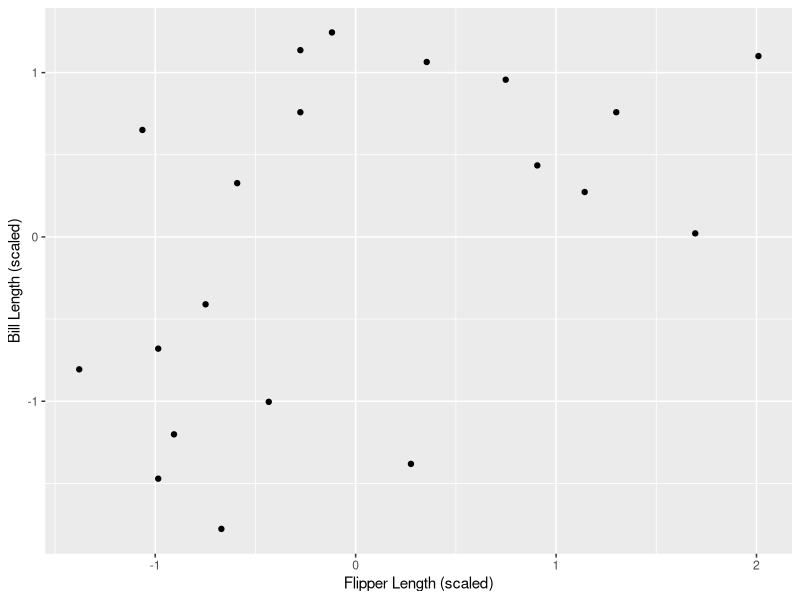
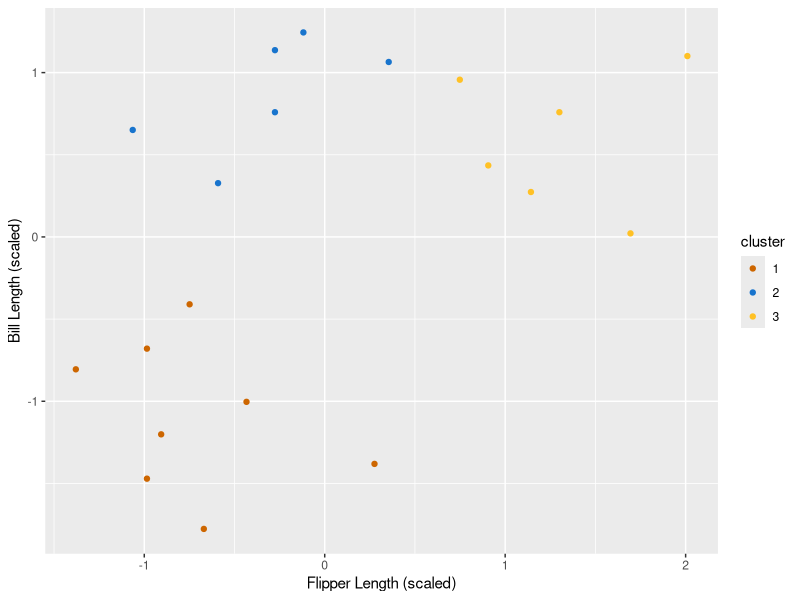
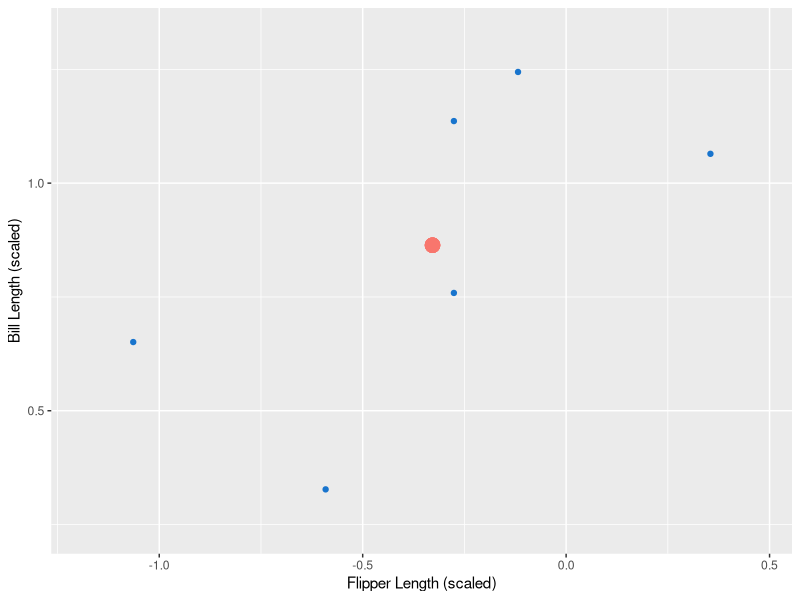
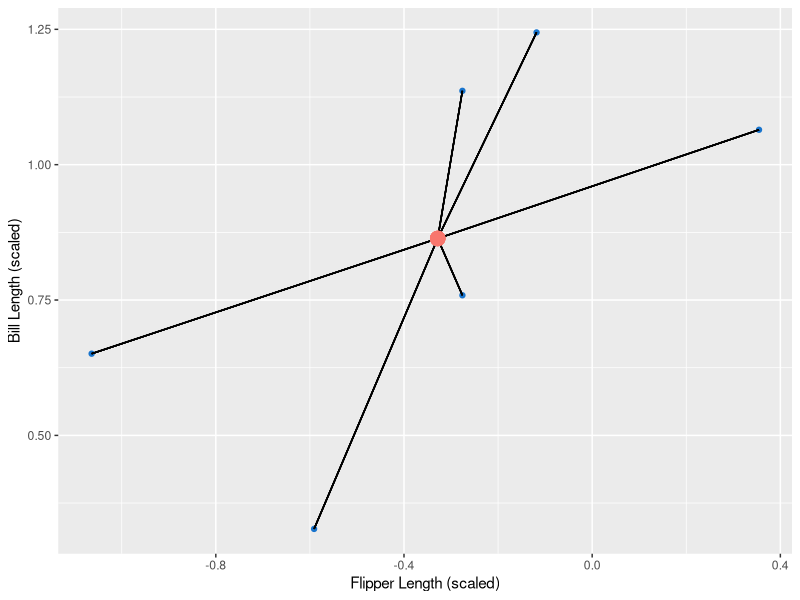
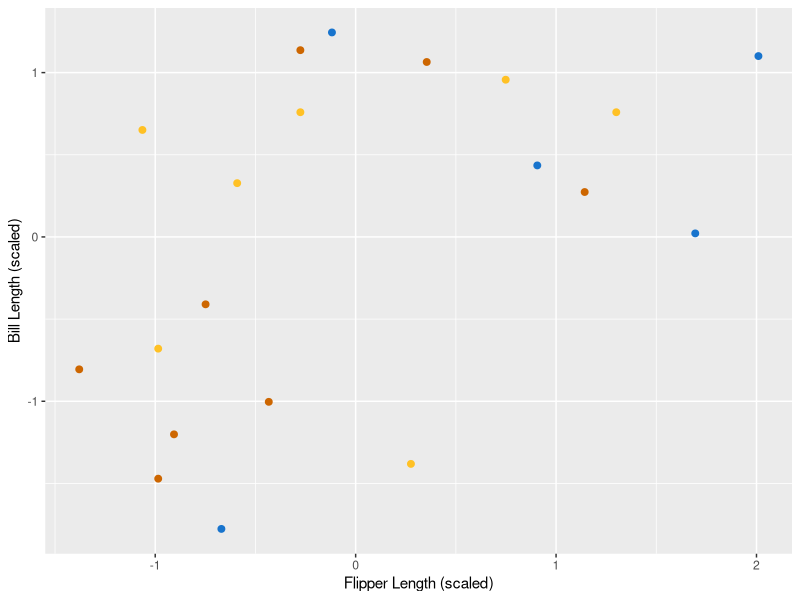
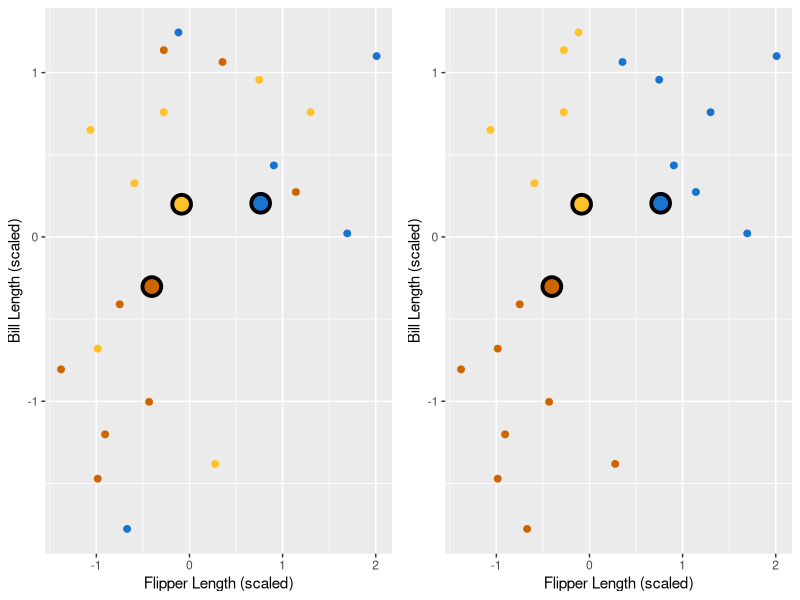
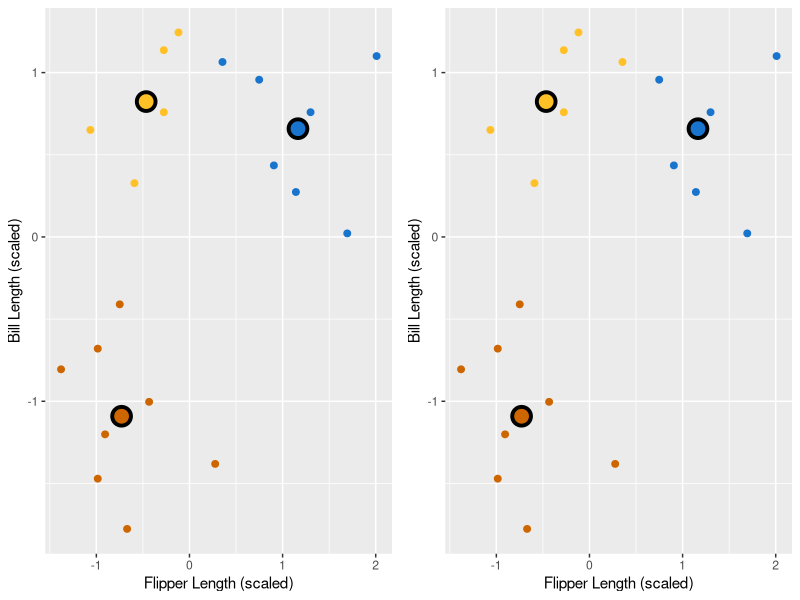
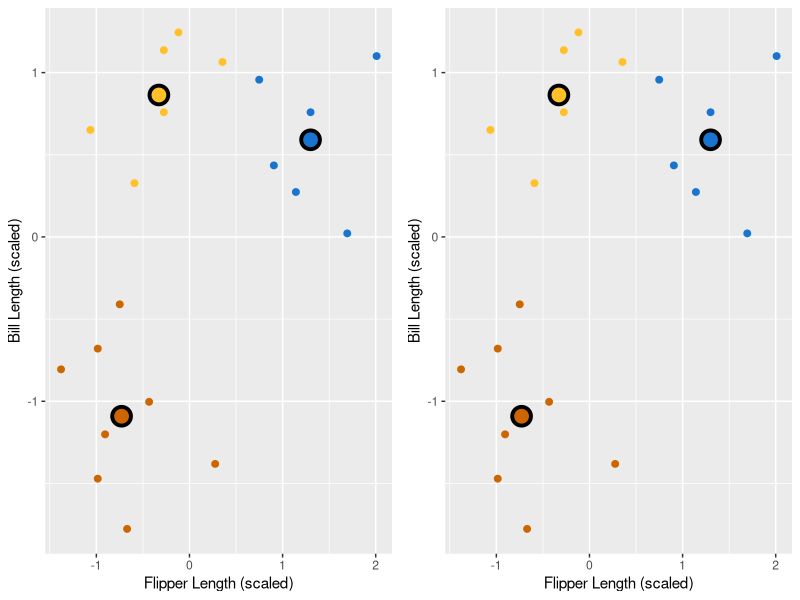

These figures' R source, in order: (Note: this script raises an error after producing the figures.)
## ---- chunk 1
knitr::opts_chunk$set(warning = FALSE)
library(RColorBrewer)
# colour blind friendly colours:
#cbbPalette <- c("#000000", "#E69F00", "#56B4E9", "#009E73", "#F0E442", "#0072B2", "#D55E00", "#CC79A7")

#library(plotrix)
#sapply(cbbPalette, color.id) # to convert hex colour to colours with names 

# set the colours in the graphs, some graphs with the code shown to students are hard coded 
cbbPalette <- c(brewer.pal(9, "Paired"))
cbpalette <- c("darkorange3", "dodgerblue3", "goldenrod1")

## ---- chunk 2
knitr::include_graphics("https://upload.wikimedia.org/wikipedia/commons/0/00/Brown_Bluff-2016-Tabarin_Peninsula%E2%80%93Gentoo_penguin_%28Pygoscelis_papua%29_03.jpg")
## ---- chunk 3
library(tidyverse)

data <- read_csv("data/toy_penguins.csv") %>%
  mutate(cluster = as_factor(cluster)) %>%
  mutate(flipper_length_scaled = scale(flipper_length_mm), bill_length_scaled = scale(bill_length_mm))

penguin_data <- data %>% select(flipper_length_scaled, bill_length_scaled)
## ---- chunk 4
library(tidyverse)
penguin_data
## ---- chunk 5
base <- ggplot(data, aes(x = flipper_length_scaled, y = bill_length_scaled)) +
  geom_point() +
  xlab("Flipper Length (scaled)") +
  ylab("Bill Length (scaled)")
base
## ---- chunk 6
ggplot(data, aes(y = bill_length_scaled, x = flipper_length_scaled, colour = cluster)) +
  geom_point() +
  xlab("Flipper Length (scaled)") +
  ylab("Bill Length (scaled)") + 
  scale_color_manual(values= c("darkorange3", "dodgerblue3", "goldenrod1"))
## ---- chunk 7
library(tidyverse)

# clus1 <- tibble(loyalty = c(7, 7.5, 8, 7, 8),
#               csat = c(1, 1, 2, 2, 3),
#               )
clus1 <- filter(data, cluster == 2) %>%
  select(bill_length_scaled, flipper_length_scaled)

# clus1_center <- clus1 %>% summarize(csat = mean(csat), loyalty = mean(loyalty))
## ---- chunk 8
base <- ggplot(clus1) +
  geom_point(aes(y = bill_length_scaled, x = flipper_length_scaled),  col = "dodgerblue3") +
  labs(x = "Flipper Length (scaled)", y = "Bill Length (scaled)") +
  xlim(c(
    min(clus1$flipper_length_scaled) - 0.25 * sd(clus1$flipper_length_scaled),
    max(clus1$flipper_length_scaled) + 0.25 * sd(clus1$flipper_length_scaled)
  )) +
  ylim(c(
    min(clus1$bill_length_scaled) - 0.25 * sd(clus1$bill_length_scaled),
    max(clus1$bill_length_scaled) + 0.25 * sd(clus1$bill_length_scaled)
  )) +
  geom_point(aes(y = mean(bill_length_scaled), x = mean(flipper_length_scaled), colour = "red", size = 2.5)) +
  theme(legend.position = "none") 
base
## ---- chunk 9
base <- ggplot(clus1) +
  geom_point(aes(y = bill_length_scaled, x = flipper_length_scaled),col = "dodgerblue3") +
  labs(x = "Flipper Length (scaled)", y = "Bill Length (scaled)") +
  theme(legend.position = "none") 

mn <- clus1 %>% summarize(flipper_length_scaled = mean(flipper_length_scaled), bill_length_scaled = mean(bill_length_scaled))
for (i in 1:nrow(clus1)) {
  base <- base + geom_segment(
    x = unlist(mn[1, "flipper_length_scaled"]), y = unlist(mn[1, "bill_length_scaled"]),
    xend = unlist(clus1[i, "flipper_length_scaled"]), yend = unlist(clus1[i, "bill_length_scaled"])
  )
}
base <- base + geom_point(aes(y = mean(bill_length_scaled), x = mean(flipper_length_scaled), colour = "red", size = 2.5))
base
## ---- chunk 10
library(gridExtra)
set.seed(14)
penguin_data["label"] <- factor(sample(1:3, nrow(penguin_data), replace = T))

plt_lbl <- ggplot(penguin_data, aes(y = bill_length_scaled, x = flipper_length_scaled, colour = label)) +
  geom_point(size = 2) +
  xlab("Flipper Length (scaled)") +
  ylab("Bill Length (scaled)") +
  theme(legend.position = "none") + 
  scale_color_manual(values= cbpalette)
print(plt_lbl)
## ---- chunk 11
for (i in 1:4) {
  # compute centers
  centers <- penguin_data %>%
    group_by(label) %>%
    summarize_all(funs(mean))
  nclus <- nrow(centers)
  # replot with centers
  plt_ctr <- ggplot(penguin_data, aes(y = bill_length_scaled, x = flipper_length_scaled, colour = label)) +
    geom_point(size = 2) +
    xlab("Flipper Length (scaled)") +
    ylab("Bill Length (scaled)") +
    theme(legend.position = "none") +
    scale_color_manual(values= cbpalette) + 
    geom_point(data = centers, aes(y = bill_length_scaled, x = flipper_length_scaled, fill = label), size = 5, shape = 21, stroke = 2, colour = "black", fill = cbpalette)

  # reassign labels
  dists <- rbind(centers, penguin_data) %>%
    select("flipper_length_scaled", "bill_length_scaled") %>%
    dist() %>%
    as.matrix()
  dists <- as_tibble(dists[-(1:nclus), 1:nclus])
  penguin_data <- penguin_data %>% mutate(label = apply(dists, 1, function(x) names(x)[which.min(x)]))

  plt_lbl <- ggplot(penguin_data, aes(y = bill_length_scaled, x = flipper_length_scaled, colour = label)) +
    geom_point(size = 2) +
    xlab("Flipper Length (scaled)") +
    ylab("Bill Length (scaled)") +
    theme(legend.position = "none") +
    scale_color_manual(values= cbpalette) + 

    geom_point(data = centers, aes(y = bill_length_scaled, x = flipper_length_scaled, fill = label), size = 5, shape = 21, stroke = 2, colour = "black", fill = cbpalette) 

  # to generate the animated version, get rid of grid.arrange and use the below two lines
  # set the figure width to 4.35 too
  # print(plt_ctr)
  # print(plt_lbl)
  grid.arrange(plt_ctr, plt_lbl, nrow = 1)
}
## ---- chunk 12
set.seed(10)
penguin_data["label"] <- factor(sample(1:3, nrow(penguin_data), replace = T))

plt_lbl <- ggplot(penguin_data, aes(y = bill_length_scaled, x = flipper_length_scaled, colour = label)) +
  geom_point(size = 2) +
  xlab("Flipper Length (scaled)") +
  ylab("Bill Length (scaled)") +
  scale_color_manual(values= cbpalette) +
  theme(legend.position = "none")
print(plt_lbl)
## ---- chunk 13
for (i in 1:5) {
  # compute centers
  centers <- penguin_data %>%
    group_by(label) %>%
    summarize_all(funs(mean))
  nclus <- nrow(centers)
  # replot with centers
  plt_ctr <- ggplot(penguin_data, aes(y = bill_length_scaled, x = flipper_length_scaled, colour = label)) +
    geom_point(size = 2) +
    xlab("Flipper Length (scaled)") +
    ylab("Bill Length (scaled)") +
    theme(legend.position = "none") +
    scale_color_manual(values= cbpalette) + 
    geom_point(data = centers, aes(y = bill_length_scaled, x = flipper_length_scaled, fill = label), size = 5, shape = 21, stroke = 2, colour = "black", fill = cbpalette)

  # reassign labels
  dists <- rbind(centers, penguin_data) %>%
    select("flipper_length_scaled", "bill_length_scaled") %>%
    dist() %>%
    as.matrix()
  dists <- as_tibble(dists[-(1:nclus), 1:nclus])
  penguin_data <- penguin_data %>% mutate(label = apply(dists, 1, function(x) names(x)[which.min(x)]))

  plt_lbl <- ggplot(penguin_data, aes(y = bill_length_scaled, x = flipper_length_scaled, colour = label)) +
    geom_point(size = 2) +
    xlab("Flipper Length (scaled)") +
    ylab("Bill Length (scaled)") +
    theme(legend.position = "none") +
    scale_color_manual(values= cbpalette) +
    geom_point(data = centers, aes(y = bill_length_scaled, x = flipper_length_scaled, fill = label), size = 5, shape = 21, stroke = 2, colour = "black", fill = cbpalette)

  # print(plt_ctr)
  # print(plt_lbl)
  grid.arrange(plt_ctr, plt_lbl, nrow = 1)
}
## ---- chunk 14
library(broom)
set.seed(3)

kclusts <- tibble(k = 1:9) %>%
  mutate(
    kclust = map(k, ~ kmeans(penguin_data[-3], .x)),
    tidied = map(kclust, tidy),
    glanced = map(kclust, glance),
    augmented = map(kclust, augment, penguin_data[-3])
  )

clusters <- kclusts %>%
  unnest(tidied)

assignments <- kclusts %>%
  unnest(augmented)

clusterings <- kclusts %>%
  unnest(glanced, .drop = TRUE)

assignments$k <- factor(assignments$k)
levels(assignments$k) <- c("1 Cluster", "2 Clusters", "3 Clusters", "4 Clusters", "5 Clusters", "6 Clusters", "7 Clusters", "8 Clusters", "9 Clusters")

clusters$k <- factor(clusters$k)
levels(clusters$k) <- c("1 Cluster", "2 Clusters", "3 Clusters", "4 Clusters", "5 Clusters", "6 Clusters", "7 Clusters", "8 Clusters", "9 Clusters")

p1 <- ggplot(assignments, aes(flipper_length_scaled, bill_length_scaled)) +
  geom_point(aes(color = .cluster, size = 3)) +
  facet_wrap(~k) +   scale_colour_manual(values = cbbPalette) +
  labs(x = "Flipper Length (scaled)", y = "Bill Length (scaled)", colour = "Cluster") +
  theme(text = element_text(size = 20), legend.position = "none") +
  geom_point(data = clusters %>% mutate(flipper_length_scaled = x1, bill_length_scaled = x2), aes(fill = cluster), colour = "black", size = 5, shape = 21, stroke = 2) + scale_fill_manual(values = cbbPalette)

p1
## ---- chunk 15
p2 <- ggplot(clusterings, aes(x = k, y = tot.withinss)) +
  geom_point(size = 2) +
  geom_line() +
  # annotate(geom = "line", x = 4, y = 35, xend = 2.65, yend = 27, arrow = arrow(length = unit(2, "mm"))) +
  geom_segment(aes(x = 4, y = 17, xend = 3.1, yend = 6), arrow = arrow(length = unit(0.2, "cm"))) +
  annotate("text", x = 4.4, y = 19, label = "Elbow", size = 7, colour = "blue") +
  labs(x = "Number of Clusters", y = "Total WSSD") +
  theme(text = element_text(size = 20)) +
  scale_x_continuous(breaks = 1:9)
p2
## ---- chunk 16
unscaled_data <- read_csv("data/toy_penguins.csv") %>%
  select(bill_length_mm, flipper_length_mm)
## ---- chunk 17
unscaled_data
scaled_data <- map_df(unscaled_data, scale)
scaled_data
## ---- chunk 18
set.seed(1234)
penguin_clust <- kmeans(scaled_data, centers = 3)
penguin_clust
## ---- chunk 19
clustered_data <- augment(penguin_clust, scaled_data)
clustered_data
## ---- chunk 20
cluster_plot <- ggplot(clustered_data,
  aes(x = flipper_length_mm, y = bill_length_mm, colour = .cluster),
  size = 2) +
  geom_point() +
  labs(x = "Flipper Length (scaled)", y = "Bill Length (scaled)", colour = "Cluster") + 
  scale_color_manual(values = c("dodgerblue3","darkorange3",  "goldenrod1"))
cluster_plot
## ---- chunk 21
glance(penguin_clust)
## ---- chunk 22
penguin_clust_ks <- tibble(k = 1:9)
penguin_clust_ks
## ---- chunk 23
penguin_clust_ks <- tibble(k = 1:9) %>%
  mutate(penguin_clusts = map(k, function(ks) kmeans(scaled_data, ks)))
penguin_clust_ks
## ---- chunk 24
penguin_clust_ks <- tibble(k = 1:9) %>%
  mutate(
    penguin_clusts = map(k, ~ kmeans(scaled_data, .x)),
    glanced = map(penguin_clusts, glance)
  )
penguin_clust_ks
## ---- chunk 25
clustering_statistics <- penguin_clust_ks %>%
  unnest(glanced)

clustering_statistics
## ---- chunk 26
elbow_plot <- ggplot(clustering_statistics, aes(x = k, y = tot.withinss)) +
  geom_point() +
  geom_line() +
  xlab("K") +
  ylab("Total within-cluster sum of squares") +
  scale_x_continuous(breaks = 1:9)
elbow_plot
## ---- chunk 27
penguin_clust_ks <- tibble(k = 1:9) %>%
  mutate(
    penguin_clusts = map(k, ~ kmeans(scaled_data, nstart = 10, .x)),
    glanced = map(penguin_clusts, glance)
  )

clustering_statistics <- penguin_clust_ks %>%
  unnest(glanced)

elbow_plot <- ggplot(clustering_statistics, aes(x = k, y = tot.withinss)) +
  geom_point() +
  geom_line() +
  xlab("K") +
  ylab("Total within-cluster sum of squares") +
  scale_x_continuous(breaks = 1:9)
elbow_plot
